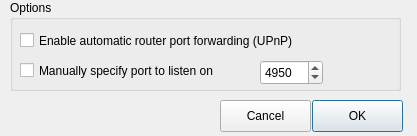
<?xml version="1.0" encoding="UTF-8"?>
<ui version="4.0">
 <class>Network</class>
 <widget class="QDialog" name="Network">
  <property name="geometry">
   <rect>
    <x>0</x>
    <y>0</y>
    <width>417</width>
    <height>136</height>
   </rect>
  </property>
  <property name="windowTitle">
   <string>Networking Preferences</string>
  </property>
  <property name="windowIcon">
   <iconset resource="icons.qrc">
    <normaloff>:/icons/bullet_wrench.png</normaloff>:/icons/bullet_wrench.png</iconset>
  </property>
  <widget class="QGroupBox" name="groupBox_3">
   <property name="geometry">
    <rect>
     <x>10</x>
     <y>0</y>
     <width>391</width>
     <height>91</height>
    </rect>
   </property>
   <property name="title">
    <string>Options</string>
   </property>
   <widget class="QCheckBox" name="checkBox_2">
    <property name="geometry">
     <rect>
      <x>10</x>
      <y>30</y>
      <width>321</width>
      <height>21</height>
     </rect>
    </property>
    <property name="text">
     <string>Enable automatic router port forwarding (UPnP)</string>
    </property>
   </widget>
   <widget class="QCheckBox" name="checkBox_3">
    <property name="geometry">
     <rect>
      <x>10</x>
      <y>60</y>
      <width>241</width>
      <height>21</height>
     </rect>
    </property>
    <property name="text">
     <string>Manually specify port to listen on</string>
    </property>
   </widget>
   <widget class="QSpinBox" name="spinBox">
    <property name="geometry">
     <rect>
      <x>250</x>
      <y>60</y>
      <width>63</width>
      <height>25</height>
     </rect>
    </property>
    <property name="minimum">
     <number>1025</number>
    </property>
    <property name="maximum">
     <number>49521</number>
    </property>
    <property name="value">
     <number>4950</number>
    </property>
   </widget>
  </widget>
  <widget class="QPushButton" name="pushButton">
   <property name="geometry">
    <rect>
     <x>312</x>
     <y>100</y>
     <width>91</width>
     <height>32</height>
    </rect>
   </property>
   <property name="text">
    <string>OK</string>
   </property>
  </widget>
  <widget class="QPushButton" name="pushButton_2">
   <property name="geometry">
    <rect>
     <x>220</x>
     <y>100</y>
     <width>91</width>
     <height>32</height>
    </rect>
   </property>
   <property name="text">
    <string>Cancel</string>
   </property>
  </widget>
  <widget class="QLabel" name="label">
   <property name="geometry">
    <rect>
     <x>10</x>
     <y>110</y>
     <width>211</width>
     <height>17</height>
    </rect>
   </property>
   <property name="font">
    <font>
     <pointsize>9</pointsize>
    </font>
   </property>
   <property name="text">
    <string/>
   </property>
  </widget>
 </widget>
 <resources>
  <include location="icons.qrc"/>
 </resources>
 <connections/>
</ui>
